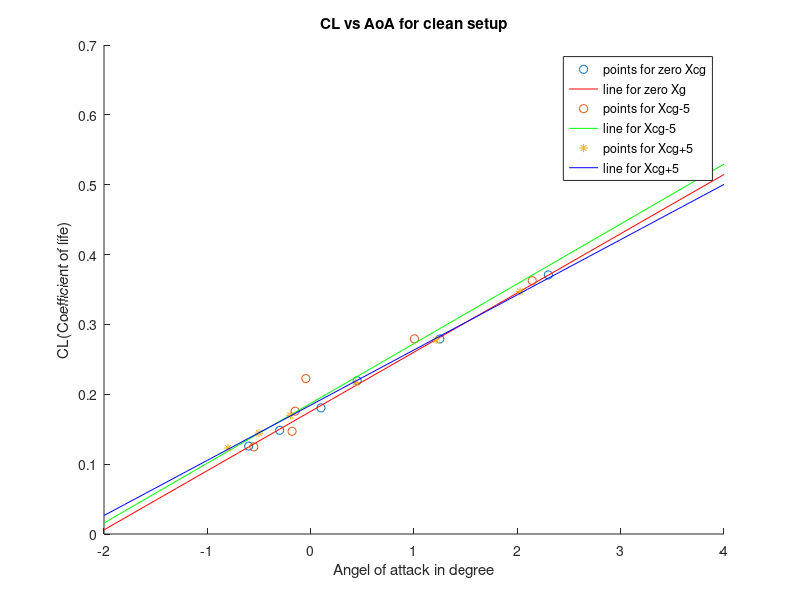

Write MATLAB code to recreate this figure.
clc
clear

%%Zero xcg AOA vs CL
%%clean
rho=1.225;
IAS = [239.2,220.1,199.5,180.9,160.3,139]*0.5144;
MassOfFuel=(3100+503+[980,976,971.8,968.6,965,959.4]).*0.453592;
WeightOfFuel = MassOfFuel.*9.81;
CL = WeightOfFuel./(0.5.*rho.*IAS.^2.*17.48);
AoA=[-0.6,-0.3,0.1,0.45,1.25,2.3];

p1=polyfit(AoA,CL,1);
scatter(AoA,CL,'r*');
range = [-2:0.1:4];
hold on
plot(range,p1(1).*range + p1(2),'r');
hold on 
%%
%for cg - 5
%clean
clear 
clc

IAS = [240,221,202,179.5,160.1,140.5].*0.5144;
rho = 1.225;
MassOfFuel=(3100+503+[971.6,969.3,965.1,961.4,956.1,953.9]).*0.453592;
WeightOfFuel = MassOfFuel.*9.81;
CL = WeightOfFuel./(0.5.*rho.*IAS.^2.*17.48);
AoA=[-0.55,-0.18,-0.15,-0.047,1.004,2.144];

p1=polyfit(AoA,CL,1);
scatter(AoA,CL,'g*');
range = [-2:0.1:4];
hold on
plot(range,p1(1).*range + p1(2),'g');
hold on 
%%
%%xcg + 5AOA vs CL
%clean
rho=1.225;
IAS = [240,221.25,203.8,180,158.9,142]*0.5144;
MassOfFuel=(3100+503+[910.75,897,884.1,869.6,861.6,854]).*0.453592;
WeightOfFuel = MassOfFuel.*9.81;
CL = WeightOfFuel./(0.5.*rho.*IAS.^2.*17.48);
AoA=[-0.8,-0.5,-0.197,0.4365,1.214,2.026];

p1=polyfit(AoA,CL,1);
scatter(AoA,CL,'*b');
range = [-2:0.1:4];
hold on
plot(range,p1(1).*range + p1(2),'b');

legend('points for zero Xcg','line for zero Xg','points for Xcg-5','line for Xcg-5','points for Xcg+5','line for Xcg+5');
xlabel('Angel of attack in degree');
ylabel('CL(Coefficient of life)');
title('CL vs AoA for clean setup');
hold off
